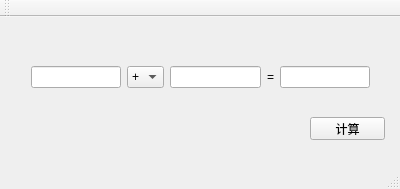
<?xml version="1.0" encoding="UTF-8"?>
<ui version="4.0">
 <class>MainWindow</class>
 <widget class="QMainWindow" name="MainWindow">
  <property name="geometry">
   <rect>
    <x>0</x>
    <y>0</y>
    <width>400</width>
    <height>189</height>
   </rect>
  </property>
  <property name="windowTitle">
   <string>MyCalculator</string>
  </property>
  <widget class="QWidget" name="centralWidget">
   <widget class="QWidget" name="horizontalLayoutWidget">
    <property name="geometry">
     <rect>
      <x>20</x>
      <y>20</y>
      <width>361</width>
      <height>80</height>
     </rect>
    </property>
    <layout class="QHBoxLayout" name="horizontalLayout">
     <item alignment="Qt::AlignHCenter|Qt::AlignVCenter">
      <widget class="QLineEdit" name="lineEditFirst"/>
     </item>
     <item>
      <widget class="QComboBox" name="comboBoxSymbol">
       <item>
        <property name="text">
         <string>+</string>
        </property>
       </item>
       <item>
        <property name="text">
         <string>-</string>
        </property>
       </item>
       <item>
        <property name="text">
         <string>*</string>
        </property>
       </item>
       <item>
        <property name="text">
         <string>/</string>
        </property>
       </item>
      </widget>
     </item>
     <item>
      <widget class="QLineEdit" name="lineEditSecond"/>
     </item>
     <item>
      <widget class="QLabel" name="labelEqual">
       <property name="text">
        <string>=</string>
       </property>
      </widget>
     </item>
     <item alignment="Qt::AlignHCenter|Qt::AlignVCenter">
      <widget class="QLineEdit" name="lineEditResult">
       <property name="inputMethodHints">
        <set>Qt::ImhDigitsOnly</set>
       </property>
       <property name="readOnly">
        <bool>true</bool>
       </property>
      </widget>
     </item>
    </layout>
   </widget>
   <widget class="QPushButton" name="pushButtonCalc">
    <property name="geometry">
     <rect>
      <x>310</x>
      <y>100</y>
      <width>75</width>
      <height>23</height>
     </rect>
    </property>
    <property name="text">
     <string>计算</string>
    </property>
   </widget>
  </widget>
  <widget class="QMenuBar" name="menuBar">
   <property name="geometry">
    <rect>
     <x>0</x>
     <y>0</y>
     <width>400</width>
     <height>23</height>
    </rect>
   </property>
  </widget>
  <widget class="QToolBar" name="mainToolBar">
   <attribute name="toolBarArea">
    <enum>TopToolBarArea</enum>
   </attribute>
   <attribute name="toolBarBreak">
    <bool>false</bool>
   </attribute>
  </widget>
  <widget class="QStatusBar" name="statusBar"/>
 </widget>
 <layoutdefault spacing="6" margin="11"/>
 <resources/>
 <connections/>
</ui>
